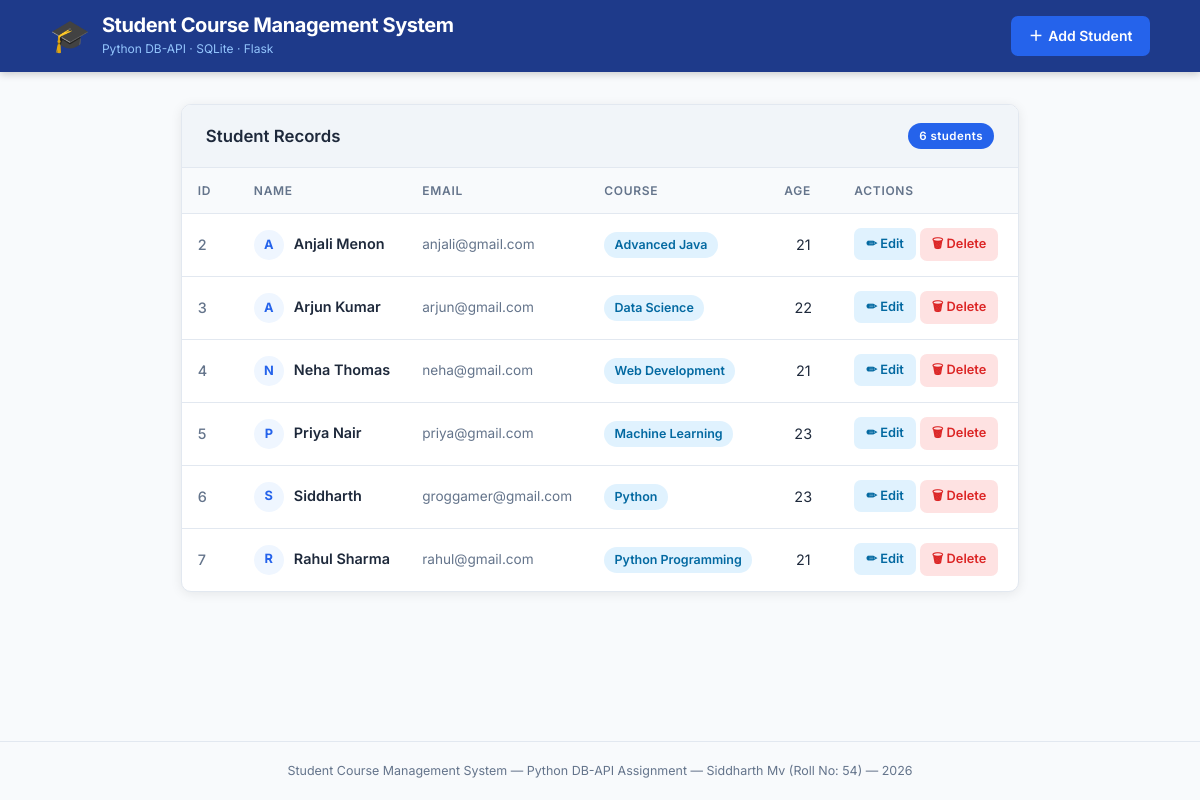
The page / on the database its author committed.
### tables this page shows
CREATE TABLE students (
    id INTEGER PRIMARY KEY AUTOINCREMENT,
    name TEXT NOT NULL,
    email TEXT NOT NULL UNIQUE,
    course TEXT NOT NULL,
    age INTEGER NOT NULL);

### app.py (the view)
@app.route('/')
def index():
    conn = None
    cursor = None
    students = []
    try:
        conn = get_connection()
        cursor = conn.cursor()
        cursor.execute('SELECT * FROM students ORDER BY id ASC')
        students = cursor.fetchall()
    except sqlite3.Error as e:
        flash(f'Database error: {e}', 'danger')
    finally:
        if cursor:
            cursor.close()
        if conn:
            conn.close()
    return render_template('index.html', students=students)

### app.py (called while the page is built)
def get_connection():
    conn = sqlite3.connect(DATABASE)
    conn.row_factory = sqlite3.Row   # Allows column access by name
    return conn

### templates/index.html (shortened to what this page needs)
<!DOCTYPE html>
<html lang="en">
<head>
    <link rel="stylesheet" href="{{ url_for('static', filename='css/style.css') }}">
</head>
<body>
    <header class="site-header">
        <div class="header-inner">
            <div class="header-title">
                <span class="header-icon">🎓</span>
                <div>
                    <h1>Student Course Management System</h1>
                    <p class="subtitle">Python DB-API · SQLite · Flask</p>
                </div>
            </div>
            <a href="{{ url_for('add_student') }}" class="btn btn-primary">
                <span>＋</span> Add Student
            </a>
        </div>
    </header>
    <main class="container">
        <section class="card">
            <div class="card-header">
                <h2>Student Records</h2>
                <span class="badge">{{ students|length }} student{% if students|length != 1 %}s{% endif %}</span>
            </div>
            {% if students %}
            <div class="table-wrapper">
                <table class="data-table">
                    <thead>
                        <tr>
                            <th>ID</th>
                            <th>Name</th>
                            <th>Email</th>
                            <th>Course</th>
                            <th>Age</th>
                            <th>Actions</th>
                        </tr>
                    </thead>
                    <tbody>
                        {% for s in students %}
                        <tr>
                            <td class="col-id">{{ s['id'] }}</td>
                            <td class="col-name">
                                <span class="avatar">{{ s['name'][0] | upper }}</span>
                                {{ s['name'] }}
                            </td>
                            <td class="col-email">{{ s['email'] }}</td>
                            <td class="col-course">
                                <span class="course-badge">{{ s['course'] }}</span>
                            </td>
                            <td class="col-age">{{ s['age'] }}</td>
                            <td class="col-actions">
                                <a href="{{ url_for('edit_student', student_id=s['id']) }}" class="btn btn-sm btn-edit">✏ Edit</a>
                                <form action="{{ url_for('delete_student', student_id=s['id']) }}" method="POST" class="inline-form"
                                      onsubmit="return confirm('Are you sure you want to delete {{ s['name'] }}?');">
                                    <button type="submit" class="btn btn-sm btn-delete">🗑 Delete</button>
                                </form>
                            </td>
                        </tr>
                        {% endfor %}
                    </tbody>
                </table>
            </div>
            {% else %}
                <div class="empty-state">
                    <div class="empty-icon">📋</div>
                    <p>No students found. <a href="{{ url_for('add_student') }}">Add the first student</a>.</p>
                </div>
            {% endif %}
        </section>
    </main>
    <footer class="site-footer">
        <p>Student Course Management System &mdash; Python DB-API Assignment &mdash; Siddharth Mv (Roll No: 54) &mdash; 2026</p>
    </footer>
</body>
</html>

### static/css/style.css (style rules this page uses)
:root { --primary: #2563eb; --primary-dark: #1d4ed8; --primary-light: #eff6ff; --success: #16a34a; --success-light: #f0fdf4; --danger: #dc2626; --danger-light: #fef2f2; --text-main: #1e293b; --text-muted: #64748b; --border: #e2e8f0; --bg: #f8fafc; --card-bg: #ffffff; --header-bg: #1e3a8a; --radius: 10px; --shadow: 0 2px 12px rgba(0,0,0,0.08); }
*, *::before, *::after { box-sizing: border-box; margin: 0; padding: 0; }
html { font-size: 16px; scroll-behavior: smooth; }
body { font-family: 'Inter', system-ui, sans-serif; background: var(--bg); color: var(--text-main); min-height: 100vh; display: flex; flex-direction: column; line-height: 1.6; }
.site-header { background: var(--header-bg); color: #fff; padding: 0 2rem; box-shadow: 0 2px 8px rgba(0,0,0,0.2); }
.header-inner { max-width: 1100px; margin: 0 auto; display: flex; align-items: center; justify-content: space-between; height: 72px; gap: 1rem; }
.header-title { display: flex; align-items: center; gap: 0.75rem; }
.header-icon { font-size: 2rem; }
.header-title h1 { font-size: 1.25rem; font-weight: 700; letter-spacing: -0.02em; line-height: 1.2; }
.subtitle { font-size: 0.75rem; color: #93c5fd; font-weight: 400; margin-top: 2px; }
.container { max-width: 1100px; margin: 2rem auto; padding: 0 1.5rem; flex: 1; }
.card { background: var(--card-bg); border-radius: var(--radius); box-shadow: var(--shadow); overflow: hidden; border: 1px solid var(--border); margin-bottom: 1.5rem; }
.card-header { display: flex; align-items: center; justify-content: space-between; padding: 1.1rem 1.5rem; border-bottom: 1px solid var(--border); background: #f1f5f9; }
.card-header h2 { font-size: 1.05rem; font-weight: 600; color: var(--text-main); }
.badge { background: var(--primary); color: #fff; font-size: 0.72rem; font-weight: 600; padding: 0.25rem 0.7rem; border-radius: 999px; letter-spacing: 0.04em; }
.table-wrapper { overflow-x: auto; }
.data-table { width: 100%; border-collapse: collapse; font-size: 0.9rem; }
.data-table thead { background: #f8fafc; }
.data-table th { padding: 0.8rem 1rem; text-align: left; font-size: 0.75rem; font-weight: 600; text-transform: uppercase; letter-spacing: 0.06em; color: var(--text-muted); border-bottom: 1px solid var(--border); }
.data-table td { padding: 0.9rem 1rem; border-bottom: 1px solid var(--border); vertical-align: middle; }
.data-table tbody tr:last-child td { border-bottom: none; }
.col-id { width: 56px; color: var(--text-muted); font-weight: 500; }
.col-name { font-weight: 600; }
.col-email { color: var(--text-muted); font-size: 0.85rem; }
.col-age { width: 70px; text-align: center; }
.col-actions { width: 180px; }
.avatar { display: inline-flex; align-items: center; justify-content: center; width: 30px; height: 30px; border-radius: 50%; background: var(--primary-light); color: var(--primary); font-size: 0.8rem; font-weight: 700; margin-right: 0.4rem; vertical-align: middle; }
.course-badge { display: inline-block; background: #e0f2fe; color: #0369a1; font-size: 0.78rem; font-weight: 600; padding: 0.2rem 0.65rem; border-radius: 999px; }
.btn { display: inline-flex; align-items: center; gap: 0.35rem; padding: 0.55rem 1.1rem; border-radius: 7px; font-family: inherit; font-size: 0.875rem; font-weight: 600; cursor: pointer; border: none; text-decoration: none; transition: background 0.15s, transform 0.1s, box-shadow 0.15s; white-space: nowrap; }
.btn-primary { background: var(--primary); color: #fff; }
.btn-sm { padding: 0.35rem 0.75rem; font-size: 0.8rem; }
.btn-edit { background: #e0f2fe; color: #0369a1; }
.btn-delete { background: #fee2e2; color: var(--danger); }
.inline-form { display: inline; }
.site-footer { text-align: center; padding: 1.2rem; font-size: 0.78rem; color: var(--text-muted); border-top: 1px solid var(--border); margin-top: auto; }

### rows shown on the page
students: id "2", name "A", name "Anjali Menon", email "anjali@gmail.com", course "Advanced Java", age "21"
students: id "3", name "A", name "Arjun Kumar", email "arjun@gmail.com", course "Data Science", age "22"
students: id "4", name "N", name "Neha Thomas", email "neha@gmail.com", course "Web Development", age "21"
students: id "5", name "P", name "Priya Nair", email "priya@gmail.com", course "Machine Learning", age "23"
students: id "6", name "S", name "Siddharth", email "groggamer@gmail.com", course "Python", age "23"
students: id "7", name "R", name "Rahul Sharma", email "rahul@gmail.com", course "Python Programming", age "21"

### other values the page prints
{{ students|length }} "6"
